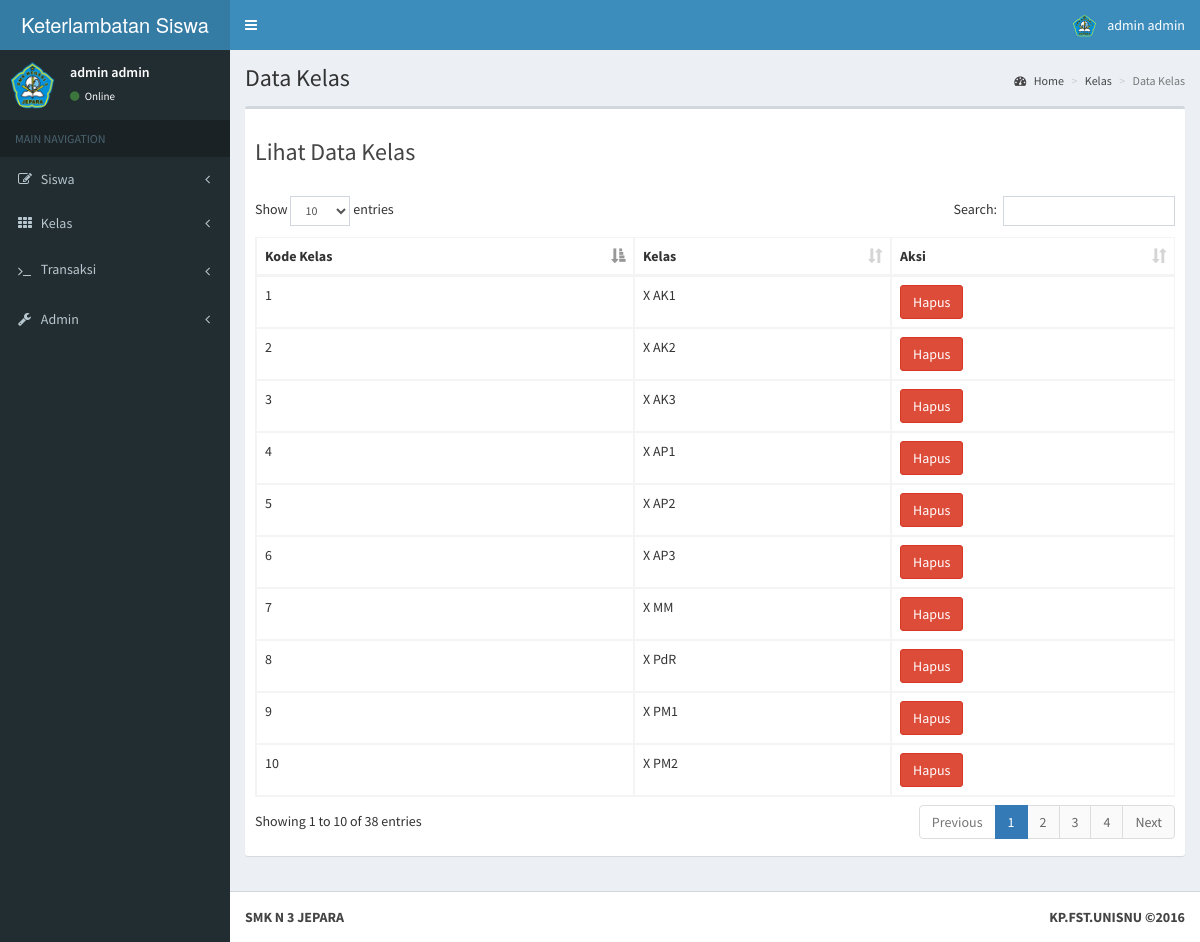
The app's page /home.php?r=data_kelas (signed in) with its own data.
### tables this page shows
CREATE TABLE IF NOT EXISTS `kelas` (
`kode_kelas` int(3) NOT NULL,
  `nama_kelas` varchar(12) DEFAULT NULL
);

### modul/kelas/kelas.php (the view)
<section class="content-header">
    <h1>Data Kelas</h1>
    <ol class="breadcrumb">
        <li><a href="#"><i class="fa fa-dashboard"></i> Home</a></li>
        <li><a href="#">Kelas</a></li>
        <li class="active">Data Kelas</li>
    </ol>
</section>
<section class="content">
    <div class="row">
        <div class="col-xs-12">
            <div class="box">
                <div class="box-header">
                    <h3>Lihat Data Kelas</h3>
                </div>
                <div class="box-body">
                    <table id="example1" class="table table-bordered table-hover">
                        <thead>
                            <tr>
                                <th>Kode Kelas</th>
                                <th>Kelas</th>
                                <?php
                                if ($_SESSION['b_level']=='admin') {?>
                                <th>Aksi</th>
                                <?php } ?>
                            </tr>
                        </thead>
                        <tbody>
                            <?php
                            $sqlkelas = "select kode_kelas,nama_kelas from kelas order by kode_kelas";
                            $resultkelas = $conn->query($sqlkelas);
                            if ($resultkelas->num_rows>0) {
                                while ($row = $resultkelas->fetch_assoc()) {
                                    ?>
                                    <tr>
                                        <td><?php echo $row['kode_kelas'];?></td>
                                        <td><?php echo $row['nama_kelas'];?></td>
                                        <?php
                                        if ($_SESSION['b_level']=='admin') {?>
                                        <td><a href="././hapus.php?k=hapus_kelas&id=<?php echo $row['kode_kelas']?>" class="btn btn-danger">Hapus</a></td>
                                        <?php } ?>
                                    </tr><?php
                                }
                            }
                            ?>
                        </tbody>
                    </table>
                </div>
            </div>
        </div>
    </div>
</section>

### home.php (shortened to what this page needs)
<!DOCTYPE html>
<html lang="EN">
  <head>
    <link rel="stylesheet" href="bootstrap/css/bootstrap.min.css">
    <link rel="stylesheet" href="dist/css/font-awesome/css/font-awesome.min.css">
    <link rel="stylesheet" href="dist/css/ionicons.min.css">
    <link rel="stylesheet" href="plugins/datatables/dataTables.bootstrap.css">
    <link rel="stylesheet" href="plugins/jQueryUI/jquery-ui.css">
    <link rel="stylesheet" href="dist/css/AdminLTE.min.css">
    <link rel="stylesheet" href="dist/css/skins/_all-skins.min.css">
  </head>
  <?php include 'koneksi.php';
  if (isset($_SESSION['a_user'])) {
    $sqluser = "select username from admin where username='".$_SESSION['a_user']."'";
    $hasiluser = $conn->query($sqluser);
    if ($hasiluser->num_rows>=1) {
  ?>
  <body class="hold-transition skin-blue fixed sidebar-mini">
    <div class="wrapper">
      <header class="main-header">
        <a href="home.php?r=beranda" class="logo">
          <span class="logo-lg">Keterlambatan Siswa</span>
        </a>
        <nav class="navbar navbar-static-top" role="navigation">
          <a href="#" class="sidebar-toggle" data-toggle="offcanvas" role="button">
          </a>
          <div class="navbar-custom-menu">
            <ul class="nav navbar-nav">
              <li class="dropdown user user-menu">
                <a href="#" class="dropdown-toggle" data-toggle="dropdown">
                  <img src="dist/img/smkn3.png" class="user-image" alt="User Image">
                  <span class="hidden-xs"><?php echo $_SESSION['c_nama']?></span>
                </a>
              </li>
            </ul>
          </div>
        </nav>
      </header>
      <aside class="main-sidebar">
        <section class="sidebar">
          <div class="user-panel">
            <div class="pull-left image">
              <img src="dist/img/smkn3.png" class="img-circle" alt="User Image">
            </div>
            <div class="pull-left info">
              <p><?php echo $_SESSION['c_nama']?></p>
              <a href="#"><i class="fa fa-circle text-success"></i> Online</a>
            </div>
          </div>
          <ul class="sidebar-menu">
            <li class="header">MAIN NAVIGATION</li>
            <li class="treeview">
              <a href="#">
                <i class="fa fa-edit"></i> <span>Siswa</span> <i class="fa fa-angle-left pull-right"></i>
              </a>
            </li>
            <li class="treeview">
              <a href="#">
                <i class="fa fa-th"></i>
                <span>Kelas</span>
                <i class="fa fa-angle-left pull-right"></i>
              </a>
            </li>
            <li class="treeview">
              <a href="#">
                <i class="fa fa-terminal fa-stack"></i>
                <span>Transaksi</span>
                <i class="fa fa-angle-left pull-right"></i>
              </a>
            </li>
            <?php
            if ($_SESSION['b_level']=='admin') {?>
            <li class="treeview">
              <a href="#">
                <i class="fa fa-wrench"></i>
                <span>Admin </span>
                <i class="fa fa-angle-left pull-right"></i>
              </a>
            </li>
            <?php
          }
            ?>
          </ul>
        </section>
      </aside>
      <div class="content-wrapper">
        <?php include 'content.php';?>
      </div>
      <footer class="main-footer">
        <div class="pull-right hidden-xs">
          <b>KP.FST.UNISNU &copy;2016</b>
        </div>
        <strong>SMK N 3 JEPARA</strong>
      </footer>
    </div>
  </body>
  <?php
    }
    else{
      echo "<script>window.alert('Anda Harus Masuk Terlebih Dahulu');window.location=('login.php')</script>";
    }
  }
  else{
    echo "<script>window.alert('Anda Harus Masuk Terlebih Dahulu');window.location=('login.php')</script>";
  }
  ?>
</html>

### content.php (shortened to what this page needs)
<?php
if (isset($_GET['r'])) {
	$key = $_GET['r'];
	if ($key == 'data_kelas') {
		include 'modul/kelas/kelas.php';
	}
}
?>

### records on screen
kelas: kode_kelas "1", nama_kelas "X AK1"
kelas: kode_kelas "2", nama_kelas "X AK2"
kelas: kode_kelas "3", nama_kelas "X AK3"
kelas: kode_kelas "4", nama_kelas "X AP1"
kelas: kode_kelas "5", nama_kelas "X AP2"
kelas: kode_kelas "6", nama_kelas "X AP3"
kelas: kode_kelas "7", nama_kelas "X MM"
kelas: kode_kelas "8", nama_kelas "X PdR"
kelas: kode_kelas "9", nama_kelas "X PM1"
kelas: kode_kelas "10", nama_kelas "X PM2"

### other values on screen
$_SESSION['c_nama'] "admin admin"
